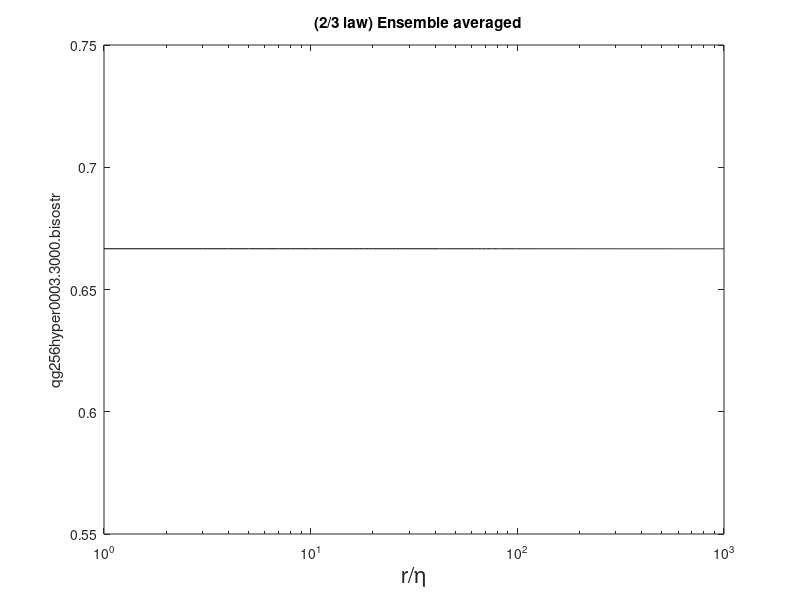

The MATLAB script that drew this image:
%   
%   
% pv-velocity 2/3ths law: time and angle averaged 
%   
%   
mu=0;
ke=0;
nx=1;
delx_over_eta=1;
ext='.bisostr';
eta = 1/(nx*delx_over_eta);

%name = '~/projects/pv/data_analysis/lowforc/qg';
%name = '~/projects/pv/data_analysis/lowforc/low4/qg64/qg';
%times=[200:2:492];
%nx=64;
%name = '~/data/qg';
%name = '~/projects/pv/data_analysis/lowforc/low4/qg256/qg';
%pname = 'qg';

%times=[30:2:102];

%name = '~/projects/pv/data_analysis/lowforc/low4/qg64/sto_high_16/qg64';
%pname='qg64';
%times=[1700:5:1795];
%nx=64;

name = '~/projects/pv/data_analysis/lowforc/low4/qg256/bous2000/'
pname='qg256hyper'
times=[0:.1:3.3];
nx=256;


%nx = 256;

%check this subroutine, for now set averages to 1
%[avg_eps, avg_heps, avg_delx_over_eta] = ensemble_avg_params(name,ext,times)



delx_over_eta=1; epsilon=1; h_epsilon=1;Q_eps_l=1,  
teddy=1;

ndir_use=73;
%ndir_use=49;  disp('USING ONLY 49 DIRECTIONS')
%

if (ndir_use>0) ndir=ndir_use; end;

% $$$ if (ndir==3)
% $$$   w=ones([1,3])/3;
% $$$ else
% $$$   equalw=0;
% $$$   if (equalw) 
% $$$     % put this in to use equally weighted:
% $$$     w=ones([1,ndir])/ndir;
% $$$     disp(sprintf('Using equal weights for spherical integration'))
% $$$   else
% $$$     % get the weights:
% $$$     wname=sprintf('../src/voronoi/isoave.weights%i',ndir);
% $$$     disp(sprintf('Reading Voronio weights from file:  %s',wname))
% $$$     w=textread(wname,'%f');
% $$$     % take every other weight
% $$$     w=2*w(1:2:length(w));
% $$$   end
% $$$ end
% $$$ if (abs(1-sum(w))>1e-7) 
% $$$   disp('error: weights do not sum to 1')
% $$$   return;
% $$$ end



% this type of averging is expensive:
time_and_angle_ave=1;

k=0;


xx=(1:.5:(nx./2.5)) / nx;
xx_plot=(1:.5:(nx./2.5)) *delx_over_eta;   % units of r/eta

y23_ave=zeros([length(xx),73]);
if (time_and_angle_ave==1) 
   y23_iso_ave=zeros([length(xx),1]);
end

times_plot=[];
for t=times
  tstr=sprintf('%10.4f',t+10000);
  fname=[name,pname,tstr(2:10)];
  disp([fname,ext])
ppname = [pname,tstr(2:10),ext]
  fid=fopen([fname,ext])
  if (fid<0) ;
    disp('error opening file, skipping...');
  else
    fclose(fid);
    times_plot=[times_plot,t];
    k=k+1;

    if (time_and_angle_ave==1) 
      klaws=5;                          % compute 2/3 laws
      plot_posneg=0;
      check_isotropy=0;
      [y45,y415,y43,epsl,h_eps,y215,y23]=compisoave(fname,ext,xx,ndir_use,klaws,plot_posneg,check_isotropy,0);
      
      y23_iso_ave=y23_iso_ave+y23';  %accumulate the angle averaged y23 from each frame
      
    end    



    [nx,ndelta,ndir,r_val,ke,eps_l,mu,...
     D_ll,D_lll,D1_tt,D2_tt,D1_ltt,D2_ltt,...
     SP_lll,SN_lll,SP1_ltt,SP2_ltt,SN1_ltt,SN2_ltt,H_ltt,H_tt,D_lltt,Dl,Dt,...
     h_eps_l,Q_eps_l] ...
        = readisostr( [fname,ext] );
    
    eta_l = (mu^3 / eps_l)^.25;
    delx_over_eta_l=(1/nx)/eta_l;

    Q_eps_l    
    for dir=1:ndir
      x=r_val(:,dir)/nx;               % box length
      y=Dl(:,dir,1)./(Q_eps_l*x);               % for forced data

%      y23 = w(dir)*spline(x,y,xx);
      y23 = spline(x,y,xx);
      y23_ave(:,dir)=y23_ave(:,dir)+y23';  % accumulate the y23 for each direction, from each frame.


    end
  end

end

times=times_plot;
ll=length(times)
y23_ave=y23_ave/ll;
y23_iso_ave=y23_iso_ave/ll;

scale = 1;  % scale = 2/3 if normalizing by prefactor as well


figure(6); clf
scale = 1; % scale = 2/3 to scale out
for i=[1:73]
semilogx(xx_plot,(y23_ave(:,i))/scale,'k:','LineWidth',1.0); hold on
%pause
end
semilogx(xx_plot,y23_iso_ave/scale,'k','LineWidth',2.0); hold on
%axis([1 1000 -0.05 0.15])
x=1:1000; plot(x,(2/3)*x./x/scale,'k');
hold off;
title('  (2/3 law) Ensemble averaged');
ylabel(ppname);
xlabel('r/\eta','FontSize',16);

%print -dpsc k215mean.ps

